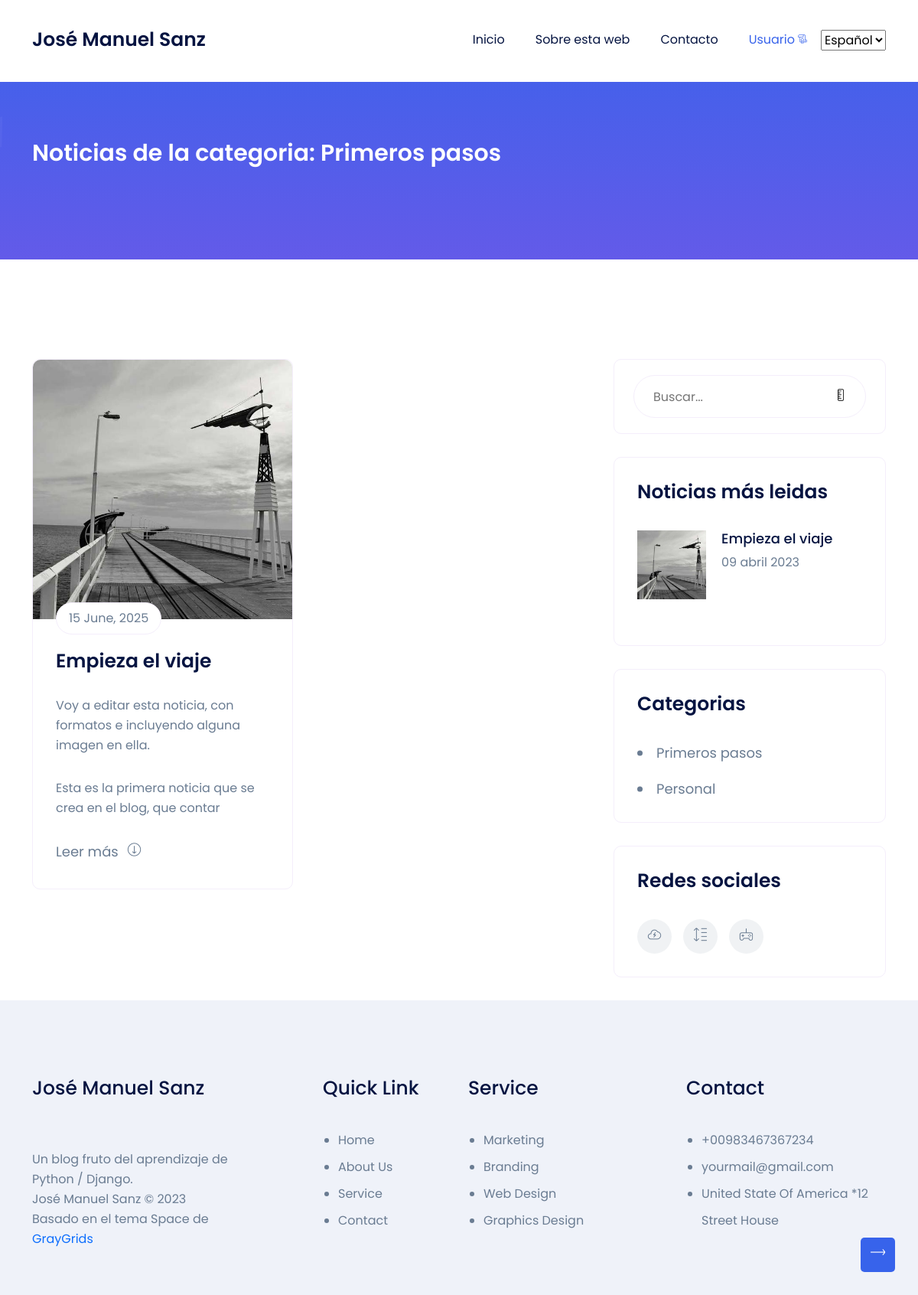
Page /categoria/primeros-pasos/ on the committed database.
### core/models.py (models this page shows, shortened)
class Pagina(models.Model):
    titulo = models.CharField(max_length=250)
    subtitulo = models.CharField(max_length=250)
    id = models.AutoField(primary_key=True)
    slug = models.SlugField(unique=True, default=0)
    contenido = RichTextField()
    imagen = models.ImageField(upload_to='paginas')
    fecha_creacion = models.DateTimeField(auto_now_add=True) # Se añade la hora de forma automática cuando se crea el registro
    fecha_actualizacion = models.DateTimeField(auto_now=True) # Se añade la hora de forma automática al actualizarse el campo
    class Meta:
        verbose_name = "pagina"
        verbose_name_plural = "paginas"
        ordering = ["-fecha_creacion"] # Ordena por defecto de mas antiguo a mas nuevo, con (-NombreCampo), cambia a la inversa

### blog/models.py (models this page shows, shortened)
class Categoria(models.Model):
    nombre = models.CharField(max_length=100)
    slug = models.SlugField(unique=True, default=0)
    def get_noticias(self):
        return self.categorias.all()

class Blog(models.Model):
    id = models.AutoField(primary_key=True)
    titulo = models.CharField(max_length=250)
    slug = models.SlugField(unique=True, default=0)
    subtitulo = models.CharField(max_length=250)
    contenido = RichTextField()
    imagen = models.ImageField(upload_to='blog')
    fecha_creacion = models.DateTimeField(auto_now_add=True) # Se añade la hora de forma automática cuando se crea el registro
    fecha_actualizacion = models.DateTimeField(auto_now=True) # Se añade la hora de forma automática al actualizarse el campo
    autor = models.ForeignKey(Autor, on_delete=models.CASCADE, related_name='blogs')
    num_visitas = models.PositiveIntegerField(default=0) # Nuevo campo para contabilizar el número de visitas
    categorias = models.ManyToManyField(Categoria, related_name=_('categorias'))
    class Meta:
        verbose_name = "noticia"
        verbose_name_plural = "noticias"
        ordering = ["-fecha_creacion"] # Ordena por defecto de mas antiguo a mas nuevo, con (-NombreCampo), cambia a la inversa

### blog/views.py (the view)
# urls.py: path('categoria/<slug:slug>/', categoria.as_view(), name='categoria_detail'),
class categoria(DetailView):
    model = Categoria
    template_name = 'blog/categoria.html'
    context_object_name = 'categoria'
    slug_field = 'slug'
    def get_context_data(self, **kwargs):
        context = super().get_context_data(**kwargs)
        categoria_actual = self.get_object()
        noticias = categoria_actual.get_noticias()
        context['noticias'] = noticias
        return context

### blog/utils.py (called while the page is built)
def mas_leidas():
    return Blog.objects.all().order_by('-num_visitas')[:3]

def lista_categorias():
   return Categoria.objects.all()

### core/utils.py (called while the page is built)
def obtener_paginas():
    return Pagina.objects.all()

### core/views.py (called while the page is built)
def paginas_context(request):
    return {'paginas': obtener_paginas()}

def noticias_context(request):
    return {'mas_leidas': mas_leidas()}

def categorias_context(request):
    return {'categorias': lista_categorias()}

### blog/templates/blog/categoria.html
{% extends 'core/base.html' %}
    {% block content %}
    <section class="blog-section pt-130">
        <div class="container">
            <div class="row">
                <div class="col-xl-8 col-lg-7">
                    <div class="left-side-wrapper">
                        <div class="row">
                            {% for noticias in noticias %}
                            <div class="col-md-6 col-lg-12 col-xl-6">
                                <div class="single-blog mb-40 wow fadeInUp">
                                    <div class="blog-img">
                                        <a href="/blog/{{noticias.slug}}"><img
                                                src="{{ noticias.imagen.url }}" alt="#"></a>
                                        <span class="date-meta">15 June, 2025</span>
                                    </div>
                                    <div class="blog-content">
                                        <h4><a href="/blog/{{noticias.slug}}">{{noticias.titulo}}</a></h4>
                                        <p>{{ noticias.contenido|slice:":150"|safe }}</p>
                                        <a href="/blog/{{noticias.slug}}" class="read-more-btn">Leer más <i
                                                class="lni lni-arrow-right"></i></a>
                                    </div>
                                </div>
                            </div>
                            {% endfor %}
                        </div>
                    </div>
                </div>
    {% endblock %}

### core/templates/core/base.html (shortened to what this page needs)
<!doctype html>
<html lang="es">
<head>
    {% load static %}
    {% load i18n %}
    <link rel="stylesheet" href="https://cdn.jsdelivr.net/npm/bootstrap@4.0.0/dist/css/bootstrap.min.css">
    <link rel="stylesheet" href="{% static 'core/assets/css/LineIcons.2.0.css' %}">
    <link rel="stylesheet" href="{% static 'core/assets/css/animate.css' %}">
    <link rel="stylesheet" href="{% static 'core/assets/css/tiny-slider.css' %}">
    <link rel="stylesheet" href="{% static 'core/assets/css/glightbox.min.css' %}">
    <link rel="stylesheet" href="{% static 'core/assets/css/bootstrap-5.0.0-beta1.min.css' %}">
    <link rel="stylesheet" href="{% static 'core/assets/css/main.css' %}">
</head>
<body>
    <header class="header navbar-area">
        <div class="container">
            <div class="row align-items-center">
                <div class="col-lg-12">
                    <nav class="navbar navbar-expand-lg">
                        <a class="navbar-brand" href="{% url 'home' %}">
                            <h4>José Manuel Sanz</h4>
                        </a>
                        <div class="navbar-collapse sub-menu-bar collapse" id="navbarSupportedContent" >
                        <ul id="nav" class="navbar-nav ms-auto">
                        <li class="nav-item">
                        <a href="{% url 'home' %}">{% trans "Inicio" %}</a>
                        </li>
                         {% for pagina in paginas %}
                         <li class="nav-item"><a href="/pagina/{{pagina.slug}}/">{{ pagina.titulo }}</a></li>
                         {% endfor %}
                        <li class="nav-item">
                        <a  href="{% url 'contacto' %}">{% trans "Contacto" %}</a>
                        </li>
                        <li class="nav-item">
                            <a class="page-scroll dd-menu active collapsed" href="javascript:void(0)" data-bs-toggle="collapse" data-bs-target="#submenu-1-1" aria-controls="navbarSupportedContent" aria-expanded="false" aria-label="Toggle navigation">Usuario</a>
                        </li>
                        </ul>
                        {% get_current_language as LANGUAGE_CODE %}
                        {% get_available_languages as LANGUAGES %}
                        <select id="language-selector" onchange="location.href=this.value;">
                            {% for lang_code, lang_name in LANGUAGES %}
                                <option value="{% url 'change_language' lang_code %}" {% if lang_code == LANGUAGE_CODE %}selected{% endif %}>{{ lang_name }}</option>
                            {% endfor %}
                        </select>
                        </div>
                        </nav>
                </div>
            </div>
        </div>
    </header>
    <section class="page-banner-section pt-75 pb-75 img-bg"
        style="background-image:url({% static 'core/assets/img/bg/common-bg.svg' %})">
        <div class="container">
            <div class="row">
                <div class="col-xl-12">
                    <div class="banner-content">
                        {% if noticia %}
                        <h2 class="titular_en_breadcrumb">{{ noticia.titulo }}</h2>
                        <h3 class="titular_en_breadcrumb">{{ noticia.subtitulo}}</h3>
                        <div class=meta-information>
                            <p class="meta-info titular_en_breadcrumb"><br>
                                {% trans "Autor" %}: Por {{noticia.autor}} | {{noticia.fecha_creacion|date:"d \ F \ Y" }}
                            </p>
                            <p class="titular_en_breadcrumb">{% trans "Categorias" %}:
                                <a href="javascript:void(0)">
                                {% for categoria in noticia.categorias.all %}
                                 <a class="titular_en_breadcrumb" href="/categoria/{{categoria.slug}}/">{{ categoria.nombre }}</a>{% if not forloop.last %}, {% endif %}
                                {% endfor %}
                                 </a>
                            </p>
                        </div>
                        {% elif pagina %}
                        <h2 class="titular_en_breadcrumb">{{ pagina.titulo }}</h2>
                        <h3 class="titular_en_breadcrumb">{{ pagina.subtitulo }}</h3>
                        {% elif categoria %}
                        <h3 class="titular_en_breadcrumb">{% trans "Noticias de la categoria:" %} {{ categoria.nombre}}</h3>
                        {% elif resultados %}
                        <h3 class="titular_en_breadcrumb">{% trans "Resultados de la busqueda" %}</h3>
                        {% elif contacto %}
                        <h3 class="titular_en_breadcrumb">{% trans "Formulario de contacto" %}</h3>
                        {% elif login %}
                        <h3 class="titular_en_breadcrumb">{% trans "Inicio de sesión" %}</h3>
                        {% else %}
                        <h2 class="titular_en_breadcrumb">{% trans "Inicio" %}</h2>
                        {% endif %}
                        <div class="page-breadcrumb">
                            <nav aria-label="breadcrumb">
                                <ol class="breadcrumb">
                                </ol>
                            </nav>
                        </div>
                    </div>
                </div>
            </div>
        </div>
    </section>
    {% block content %}
    {% endblock %}
    {% if not contacto %}
    <div class="col-xl-4 col-lg-5">
        <div class="sidebar-wrapper">
            <div class="sidebar-box search-form-box mb-30">
                <form action="{% url 'buscar_noticias' %}" method="POST" class="search-form">
                    <input type="text" name="cadena" placeholder='{% trans "Buscar..." %}'>
                    <button type="submit"><i class="lni lni-search-alt"></i></button>
                </form>
            </div>
            <div class="sidebar-box recent-blog-box mb-30">
                <h4>{% trans "Noticias más leidas" %}</h4>
                <div class="recent-blog-items">
                    {% for noticia in mas_leidas %}
                    <div class="recent-blog mb-30">
                        <div class="recent-blog-img">
                            <img src="{{noticia.imagen.url}}" alt="#">
                        </div>
                        <div class="recent-blog-content">
                            <h5><a href="/blog/{{noticia.slug}}">{{ noticia.titulo }}</a></h5>
                            <span class="date">{{ noticia.fecha_creacion | date:"d \ F \ Y" }}</span>
                        </div>
                    </div>
                    {% endfor %}
                </div>
            </div>
            <div class="sidebar-box catagories-box mb-30">
                <h4>{% trans "Categorias" %}</h4>
                <ul>
                    {% for categoria in categorias %}
                    <li>
                        <a href="/categoria/{{categoria.slug}}/">
                            <span>{{ categoria.nombre}}</span>
                        </a>
                    </li>
                    {% endfor %}
                </ul>
            </div>
            <div class="sidebar-box mb-30">
                <h4>{% trans "Redes sociales" %}</h4>
                <div class="footer-social-links">
                    <ul class="d-flex justify-content-start">
                        <li><a href="https://twitter.com/jmsanzprieto"><i class="lni lni-twitter-filled"></i></a></li>
                        <li><a href="https://www.linkedin.com/in/josemanuelsanzprieto/"><i class="lni lni-linkedin-original"></i></a></li>
                        <li><a href="https://github.com/jmsanzprieto/"><i class="lni lni-github-original"></i></a></li>
                    </ul>
                </div>
            </div>
            {% endif %}
        </div>
    </div>
    </div>
    </div>
    </section>
    <footer class="footer pt-100">
        <div class="container">
            <div class="row">
                <div class="col-xl-3 col-lg-4 col-md-6">
                    <div class="footer-widget mb-60 wow fadeInLeft">
                        <a href="{% url 'home' %}" class="logo mb-30"><h4>José Manuel Sanz</h4></a>
                    </div>
                </div>
                <div class="col-xl-2 offset-xl-1 col-lg-2 col-md-6">
                    <div class="footer-widget mb-60 wow fadeInUp">
                        <h4>Quick Link</h4>
                        <ul class="footer-links">
                            <li>
                                <a href="javascript:void(0)">Home</a>
                            </li>
                            <li>
                                <a href="javascript:void(0)">About Us</a>
                            </li>
                            <li>
                                <a href="javascript:void(0)">Service</a>
                            </li>
                            <li>
                                <a href="javascript:void(0)">Contact</a>
                            </li>
                        </ul>
                    </div>
                </div>
                <div class="col-xl-3 col-lg-3 col-md-6">
                    <div class="footer-widget mb-60 wow fadeInUp">
                        <h4>Service</h4>
                        <ul class="footer-links">
                            <li>
                                <a href="javascript:void(0)">Marketing</a>
                            </li>
                            <li>
                                <a href="javascript:void(0)">Branding</a>
                            </li>
                            <li>
                                <a href="javascript:void(0)">Web Design</a>
                            </li>
                            <li>
                                <a href="javascript:void(0)">Graphics Design</a>
                            </li>
                        </ul>
                    </div>
                </div>
                <div class="col-xl-3 col-lg-3 col-md-6">
                    <div class="footer-widget mb-60 wow fadeInRight" ".8s">
                        <h4>Contact</h4>
                        <ul class="footer-contact">
                            <li>
                                <p>+00983467367234</p>
                            </li>
                            <li>
                                <p>yourmail@gmail.com</p>
                            </li>
                            <li>
                                <p>United State Of America
                                    *12 Street House</p>
                            </li>
                        </ul>
                    </div>
                </div>
            </div>
        </div>
    </footer>
    <a href="#" class="scroll-top">
        <i class="lni lni-arrow-up"></i>
    </a>
</body>
</html>

### core/templates/core/base.html (style rules this page uses)
.titular_en_breadcrumb { color: white; }

### rows in the picture
Pagina: titulo "Sobre esta web"
Categoria: nombre "Primeros pasos"
Blog: imagen (picture), titulo "Empieza el viaje", contenido "Voy a editar esta noticia, con formatos e incluyendo alguna imagen en ella. Esta es la primera noticia que se crea en el blog, que contar", fecha_creacion "09 abril 2023"
Categoria: nombre "Personal"

### other values in the picture
form field value "Español"
